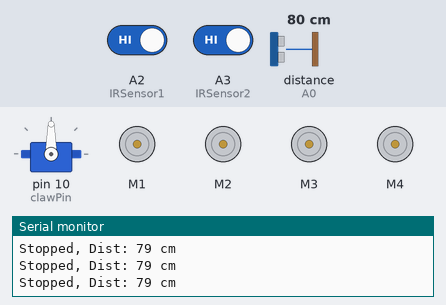
Recording of a sketch running on a simulated Arduino Uno, built with avr-gcc and run on an emulated ATmega328P. On the bench: servo, 4 × DC motor (green arrow = forward, orange = backward, longer = faster), the last lines printed to the serial monitor. Wiring (inferred from the names in the program): ultrasonic range finder: trigger A1; echo A0. The inputs (shaded band) are chosen by the test bench; at power-on: distance to the obstacle (sensor on A0) 80 cm, A2 (IRSensor1) HIGH, A3 (IRSensor2) HIGH. The echo pulse lasts 58.3 µs per cm.

Above: at 1.7 s.
1.8 s: distance to the obstacle (sensor on A0) set to 18 cm
4.8 s: distance to the obstacle (sensor on A0) set to 13 cm
At 6.9 s:
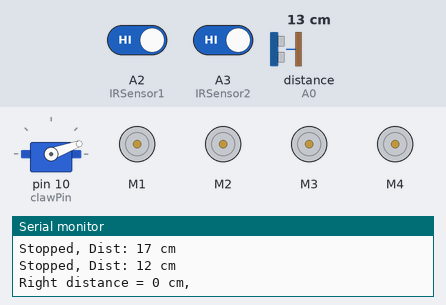
At 9.1 s:
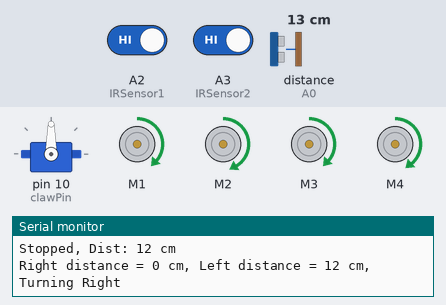
Timing chart, 0 to 16.8 s (numbered marks = the images above; inputs shaded):
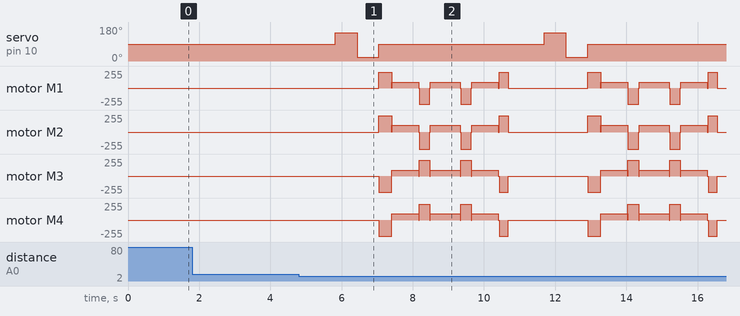

The sketch:

lineFollowObstacleAvoid.ino
```cpp
//trying to change stuff

#include <Servo.h>
#include <AFMotor.h>

AF_DCMotor motor1(1, MOTOR12_1KHZ);
AF_DCMotor motor2(2, MOTOR12_1KHZ);
AF_DCMotor motor3(3, MOTOR34_1KHZ);
AF_DCMotor motor4(4, MOTOR34_1KHZ);

Servo claw;

const int IRSensor1 = A2; //left
const int IRSensor2 = A3; //right
const int clawPin = 10;
const int trigPin = A1, echoPin = A0;

const int obstacleDist = 15;
int speed1 = 85;
int speed2 = 95;
int speedback1 = 85;
int speedback2 = 95;
int speedfast1 = 235;
int speedfast2 = 245;

int dist;
int sensorStatus1, sensorStatus2;
bool onLine = false;
bool skewRight = false;
bool skewLeft = false;
bool noLine = false;
bool obstacle = false;

// Timed turning logic
unsigned long turnStartTime = 0;
int turnDuration = 30;  // ms
bool isTurning = false;
String turnDirection = "";

void setup() {
  Serial.begin(9600);
  claw.attach(clawPin);

  pinMode(trigPin, OUTPUT);
  pinMode(echoPin, INPUT);
  pinMode(IRSensor1, INPUT);
  pinMode(IRSensor2, INPUT);

  claw.write(90);
  delay(500);
}

void loop() {
  sensorStatus1 = digitalRead(IRSensor1);
  sensorStatus2 = digitalRead(IRSensor2);
  dist = readUltrasonicCM();

  Serial.print("Dist: ");

  Serial.print(dist);


  Serial.println(" cm");

  onLine = (!sensorStatus1 && !sensorStatus2);
  skewRight = (sensorStatus1 && !sensorStatus2);
  skewLeft = (!sensorStatus1 && sensorStatus2);
  noLine = (sensorStatus1 && sensorStatus2);
  obstacle = ((dist < obstacleDist));

  if (!obstacle) {
    while (isTurning) {
      if (millis() - turnStartTime >= turnDuration) {
        straight();
        isTurning = false;
        Serial.println("...Straight");
      }
    }

    if (onLine) {
      Serial.print("Line, ");
      straight();
    } else if (skewRight) {
      Serial.print("Right turn, ");
      left();
      turnStartTime = millis();
      isTurning = true;
      turnDirection = "left";
    } else if (skewLeft) {
      Serial.print("Left turn, ");
      right();
      turnStartTime = millis();
      isTurning = true;
      turnDirection = "right";
    } else {
      Serial.print("Stopped, ");
      stop();
    }
  } else {
    stop();
    checkSides();
  }
}

void checkSides() {
  int turnTime = 300;
  int straightTime = 650;
  int stopTime = 10;

  stop();
  delay(1000);
  int distR, distL;

  claw.write(150);
  delay(500);
  distL = readUltrasonicCM();
  delay(10);
  Serial.print("Right distance = "); Serial.print(distR); Serial.print(" cm, ");
  delay(100);

  claw.write(20);
  delay(500);
  distR = readUltrasonicCM();
  delay(10);
  Serial.print("Left distance = "); Serial.print(distL); Serial.print(" cm, ");
  delay(100);

  claw.write(90);

  if (distR >= distL) {
        Serial.print("Turning Right \n");
    right(); delay(turnTime + 50); stop(); delay(stopTime);
    straight(); delay(straightTime + 100); stop(); delay(stopTime);
    left(); delay(turnTime); stop(); delay(stopTime);
    straight(); delay(straightTime + 200); stop(); delay(stopTime);
    left(); delay(turnTime); stop(); delay(stopTime);
    straight(); delay(straightTime + 100); stop(); delay(stopTime);
    right(); delay(turnTime - 50); stop(); delay(stopTime);
  } else {
        Serial.print("Turning Left \n");
    left(); delay(turnTime + 50); stop(); delay(stopTime);
    straight(); delay(straightTime + 100); stop(); delay(stopTime);
    right(); delay(turnTime); stop(); delay(stopTime);
    straight(); delay(straightTime + 200); stop(); delay(stopTime);
    right(); delay(turnTime); stop(); delay(stopTime);
    straight(); delay(straightTime + 100); stop(); delay(stopTime);
    left(); delay(turnTime - 50); stop(); delay(stopTime);
  }
}

void stop() {
  motor1.run(RELEASE);
  motor2.run(RELEASE);
  motor3.run(RELEASE);
  motor4.run(RELEASE);
}

void straight() {
  motor1.run(FORWARD);
  motor2.run(FORWARD);
  motor3.run(FORWARD);
  motor4.run(FORWARD);
  motor1.setSpeed(speed1);
  motor2.setSpeed(speed2 + 10);
  motor3.setSpeed(speed1);
  motor4.setSpeed(speed2);
}

void left() {
  motor1.run(BACKWARD);
  motor2.run(BACKWARD);
  motor3.run(FORWARD);
  motor4.run(FORWARD);
  motor1.setSpeed(speedfast2);
  motor2.setSpeed(speedfast2 + 10);
  motor3.setSpeed(speedfast1);
  motor4.setSpeed(speedfast1);
}

void right() {
  motor1.run(FORWARD);
  motor2.run(FORWARD);
  motor3.run(BACKWARD);
  motor4.run(BACKWARD);
  motor1.setSpeed(speedfast1);
  motor2.setSpeed(speedfast1 + 10);
  motor3.setSpeed(speedfast2);
  motor4.setSpeed(speedfast2);
  delay(10);
}

void back() {
  motor1.run(BACKWARD);
  motor2.run(BACKWARD);
  motor3.run(BACKWARD);
  motor4.run(BACKWARD);
  motor1.setSpeed(speedback1);
  motor2.setSpeed(speedback2 + 10);
  motor3.setSpeed(speedback1);
  motor4.setSpeed(speedback2);
}

float readUltrasonicCM() {
  digitalWrite(trigPin, LOW);  delayMicroseconds(2);
  digitalWrite(trigPin, HIGH); delayMicroseconds(10);
  digitalWrite(trigPin, LOW);

  long dur = pulseIn(echoPin, HIGH, 30000);
  // Serial.print("Raw duration = "); Serial.print(dur);
  if (dur == 0 || dur == 30000) {
    Serial.print("No echo");
    return 255;
  } else {
    return (dur * 0.0343) / 2.0;
  }
}
```

Measured:
- the behaviour switches between 16 and 15 cm on distance to the obstacle (sensor on A0) (found by bisection; images 0 and 1)
- after the input at 4.8 s, servo on pin 10 (clawPin): 90° → 150° after 1.0 s, → 20° 0.61 s later, → 90° 0.61 s later, → 150° 4.6 s later, … (6 changes in this stretch)
